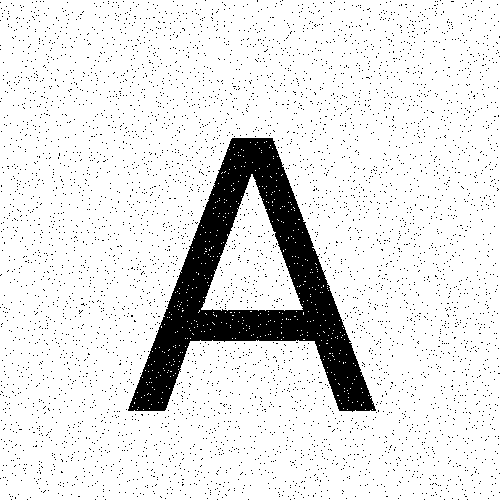
#> input picture ms042087.github.com/image/DIP_tutorial_1_djp/answer_codes & results/img_A_saltpepper_noise.png, 500 x 500 px
$ python denoise_g_m.py   (older library calls are emulated)
#> lines starting #> are read from the running program, lines starting #| are printed output that depends on the picture; after the words box and inside, x2 and y2 are one past the last pixel; in counts of white or black regions, pixels touching at a corner belong together
# -*- coding: utf-8 -*-
"""
Created on Mon Feb 27 01:42:58 2017

@author: DONG Jinping
"""

import matplotlib.pyplot as plt
from scipy import misc
from skimage.filters import gaussian_filter,median
from skimage.morphology import rectangle

# Main procedure
#A_noise=misc.imread('img_A_gaussian_noise.png')   # choose noise
A_noise=misc.imread('img_A_saltpepper_noise.png')
#> A_noise is the input picture: shape (500, 500); 89.1% white; 5104 black regions (5103 under 20 px), largest, box (x1, y1, x2, y2) and area: (128, 138, 376, 412) 21517

A_noise_filtered1=gaussian_filter(A_noise,sigma=5)
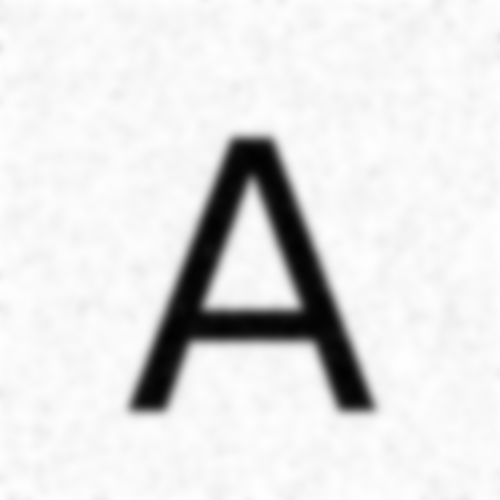
#> A_noise_filtered1: shape (500, 500) float64; min 0.00948, max 0.999, mean 0.891
A_noise_filtered2=median(A_noise,rectangle(3,3))
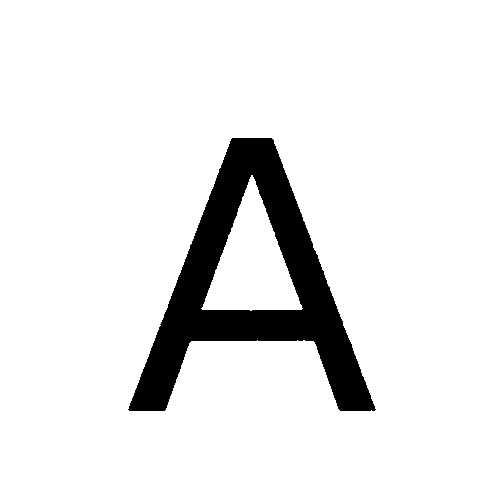
#> A_noise_filtered2: shape (500, 500); 91.2% white; 1 black region, box (x1, y1, x2, y2) and area: (128, 138, 376, 411) 22060

# Display images
plt.figure('noisy image')
plt.imshow(A_noise,cmap='gray')
plt.figure('gaussian filter')
plt.imshow(A_noise_filtered1,cmap='gray')
plt.figure('median filter')
plt.imshow(A_noise_filtered2,cmap='gray')

misc.imsave('img_A_filtered.png',A_noise_filtered2)
